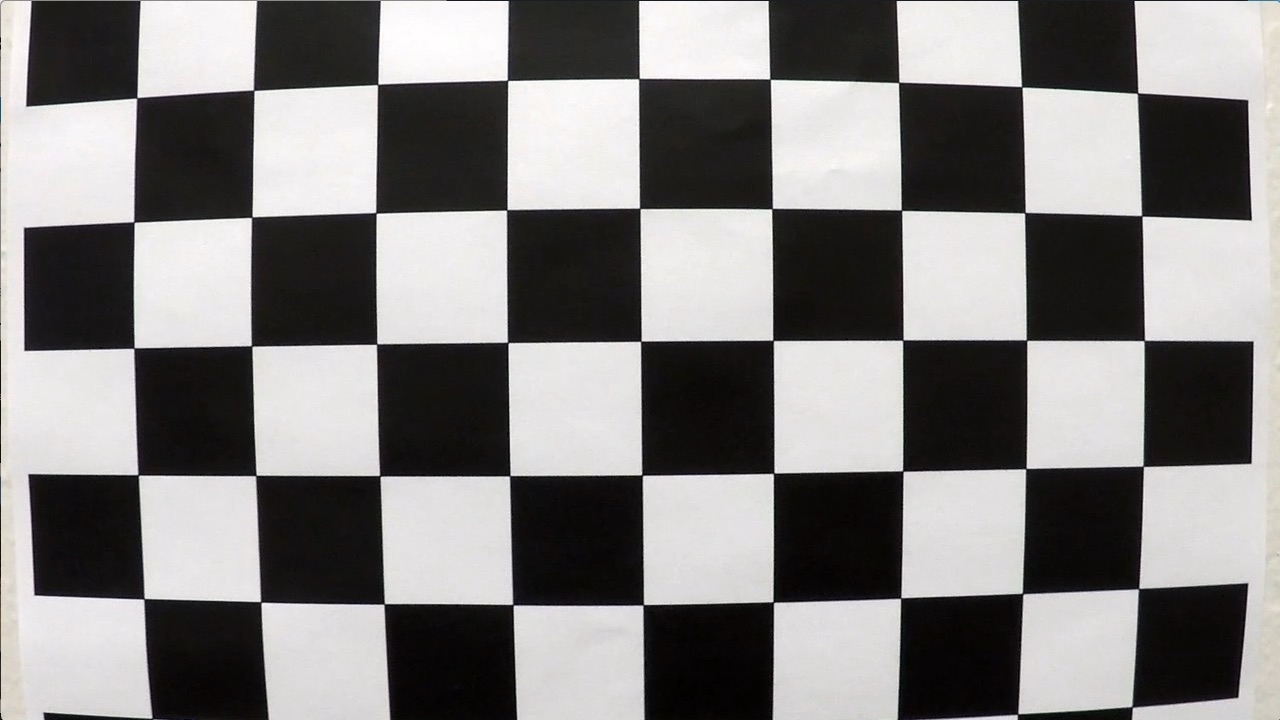
#> input picture lane_detection/calibrate_imgs/calibration1.jpg, 1280 x 720 px
$ python -i laneDetection.py   (imports and definitions only)
#> lines starting #> are read from the running program, lines starting #| are printed output that depends on the picture; after the words box and inside, x2 and y2 are one past the last pixel; in counts of white or black regions, pixels touching at a corner belong together
### lane_detection/src/utils.py
import cv2 as cv
import numpy as np
import pickle
from numba import float32, uint16

##################  TEST CONFIG #################################
VIDEO_PATH = 'D:\Bosch-Future-Mobility-BKBUILDER\lane_detection\\video\\bosch_test_3.mp4'
# VIDEO_PATH = 'D:\Bosch-Future-Mobility-BKBUILDER\lane_detection\\video\project_video.mp4'
IMG_DIR = 'D:\Bosch-Future-Mobility-BKBUILDER\lane_detection\test_images'
SAVE_DIR = 'D:\Bosch-Future-Mobility-BKBUILDER\lane_detection\src\save'
CAL_IMG_DIR =  'D:\Bosch-Future-Mobility-BKBUILDER\lane_detection\calibrate_imgs'
CALIBRATE_PICKLE = 'D:\Bosch-Future-Mobility-BKBUILDER\lane_detection\src\save\calibration.pkl'
IMG_SIZE  = [640, 360]
#####################   END TEST CONFIG  ########################

################    NUMBA-JIT CONFIG    #########################

SPEC_PROCESSOR = [
    ('gaussian_kernel_size', uint16),
    ('sobel_kernel_size', uint16),
    ('lower_white', uint16[:]),
    ('upper_white', uint16[:]),
]

SPEC_LANEDETECTION = [
    ('ym_per_pix', float32),
    ('xm_per_pix', float32)
]

################### END JIT CONFIG  ##############################

##################  HELPER FUNCTIONS    ###########################
# [31 lines left out: functions extract_frames, save_pkl, load_pkl, not called in this run]

#####################################################################

class Trackbars:

    def __init__(self):

        self.initPointTrackings([100, 100, 100, 100])

    def initPointTrackings(self, initVals, width = IMG_SIZE[1], height = IMG_SIZE[0]):
        """
        :params: initVals = (Width Top, Height Top, Width Bottom, Height Bottom)
        """
        cv.namedWindow('ViewPerspective')
        cv.resizeWindow("ViewPerspective", 360, 240)
        cv.createTrackbar("Width Top", "ViewPerspective", initVals[0], width , self.doNothing)
        cv.createTrackbar("Height Top", "ViewPerspective", initVals[1], height, self.doNothing)
        cv.createTrackbar("Width Bottom", "ViewPerspective", initVals[2], width , self.doNothing)
        cv.createTrackbar("Height Bottom", "ViewPerspective", initVals[3], height, self.doNothing)

    # [8 lines left out: function getValPoints, not called in this run]


    def initPreprocessing(self):
        pass

    def valPreprocessing(self):
        pass

    def doNothing(self):
        pass

### lane_detection/src/laneDetection.py
import cv2 as cv
import numpy as np
import matplotlib.pyplot as plt
from utils import Trackbars, SPEC_PROCESSOR, SPEC_LANEDETECTION
from numba import *
from numba.experimental import jitclass

# @jitclass(SPEC_PROCESSOR)
class Preprocessor:

    def __init__(self):
        self.gaussian_kernel_size = 5 # Size of gaussian kernel
        self.sobel_kernel_size = 3
        self.lower_white = np.array([0, 160, 10])
        self.upper_white = np.array([255, 255, 255])
        self.tracker = Trackbars()
        print("Init processing images")

    def grey_scale(self, img):
        return cv.cvtColor(img, cv.COLOR_BGR2GRAY)

    def gaussian_blur(self, img):
        return cv.GaussianBlur(img, (3,3), 0)

    def threshold(self, img):
        ret, img = cv.threshold(img, 220, 225, cv.THRESH_BINARY)
        return img

    def hls_threshold(self, img, lower = 200, upper = 255):
        hls = cv.cvtColor(img, cv.COLOR_RGB2HLS)

        # This is for testing
        s_binary = hls
        # s_channel = hls[:,:,1]

        # # Creating image masked in S channel
        # s_binary = np.zeros_like(s_channel)
        # s_binary[(s_channel >= lower) & (s_channel <= upper)] = 1
        return s_binary

    # [64 lines left out: functions sobel_threshold, mag_thresh, dir_thresh, lab_b_channel, not called in this run]

    def warpImg(self, img):

        H = img.shape[0]
        W = img.shape[1]
        wTop = 112
        hTop = 186
        wBot = 100
        hBot = 208
        birdeyeView = dict()

        src = np.array([[wTop, hTop], [W- wTop, hTop], [wBot, hBot], [W- wBot, hBot]], dtype = np.float32)
        # dst = np.float32([[32,0],[100,0],[100,128],[32,128]])

        # src =   self.tracker.getValPoints(W, H)
        dst = np.float32([[0,0], [W,0], [0,H], [W,H]])

        transform_view = cv.getPerspectiveTransform(src, dst)
        inverse_transform_view = cv.getPerspectiveTransform(dst, src)

        birdeye = cv.warpPerspective(img, transform_view, (W, H), flags=cv.INTER_LINEAR)           # Eye-bird view
        birdeyeLeft = birdeye[:, :W//2]
        birdeyeRight = birdeye[:, W//2: ]

        birdeyeView['birdeye'] = birdeye
        # birdeyeView['birdeye'] = img
        birdeyeView['left'] = birdeyeLeft
        birdeyeView['right'] = birdeyeRight
        birdeyeView['src'] = src
        birdeyeView['dst'] = dst

        return birdeyeView, transform_view, inverse_transform_view

    def process(self, img):

        results = dict()
        H, W, C = img.shape

        # img = cv.resize(img, (640, 360))
        birdeyeView, transformed_view, invMatrixTransform = self.warpImg(img)

        hsl_bin = self.hls_threshold(birdeyeView['birdeye'])
        mask = cv.inRange(birdeyeView['birdeye'], self.lower_white, self.upper_white)
        hls_bin = cv.bitwise_and(birdeyeView['birdeye'], birdeyeView['birdeye'], mask=mask)

        gray = self.grey_scale(hls_bin)
        _, thresh = cv.threshold(gray, 150, 255, cv.THRESH_BINARY)
        blur = cv.GaussianBlur(thresh, (3, 3), 0)
        canny = cv.Canny(blur, 40, 60)

        """
        lab_b_bin = self.lab_b_channel(warpedImg, thresh=(185, 255))

        # Gradient thresholding with sobel x
        x_bin = self.sobel_threshold(warpedImg, orient='x', lower = 20, upper = 100)

        # Gradient thresholding with sobel y
        y_bin = self.sobel_threshold(warpedImg, orient='y', lower=50, upper=150)

        # Magnitude of gradient thresholding
        mag_bin = self.mag_thresh(warpedImg, thresh_min=0, thresh_max=255)

        # Direction of gradient thresholding
        dir_bin = self.dir_thresh(warpedImg, thresh_min=0, thresh_max=np.pi/2)

        combined = np.zeros_like(x_bin)
        combined[(hsl_bin == 1) | (lab_b_bin == 1)] = 1
        """

        results["birdeye"] = birdeyeView
        results['inverse_transform'] = invMatrixTransform
        results['transformed_view'] = transformed_view
        results['hsl_bin'] = hsl_bin
        results['gray'] = gray
        results['thresh'] = thresh
        results['blur'] = blur
        results['canny'] = canny

        return results


# @jitclass(SPEC_LANEDETECTION)
class LaneDetection:

    # [263 lines left out: functions __init__, slide_window_search, margin_search, measure_lane_curvature, draw_lane_lines, offCenter and 1 more, not called in this run]

>>> import cv2
>>> picture = cv2.imread('../calibrate_imgs/calibration1.jpg')
#> picture is the input picture: shape (720, 1280, 3); mean B, G, R 127.8, 128.4, 130.1
>>> result = Preprocessor().process(picture)
#> in warpImg, `birdeye = cv.warpPerspective(img, transform_view, (W, H), flags=cv.INT..`:
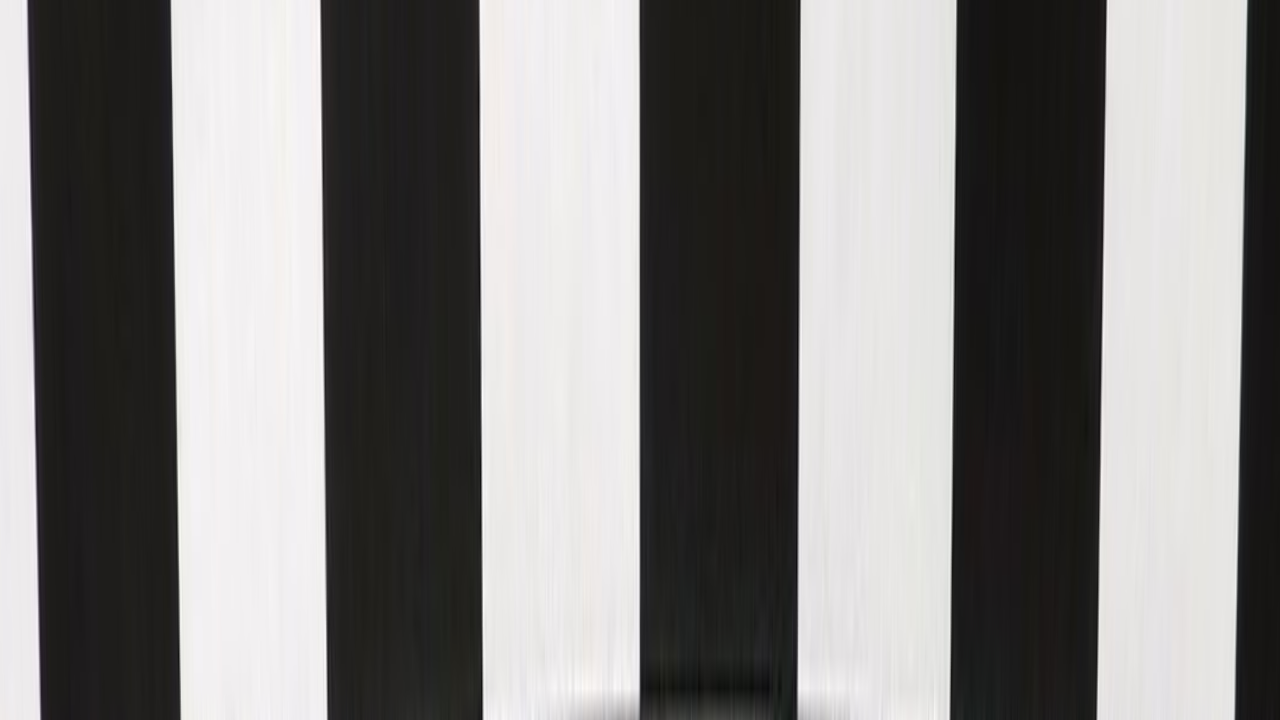
#> birdeye: shape (720, 1280, 3); mean B, G, R 129, 130, 131.4
#> in warpImg, `birdeyeRight = birdeye[:, W//2: ]`:
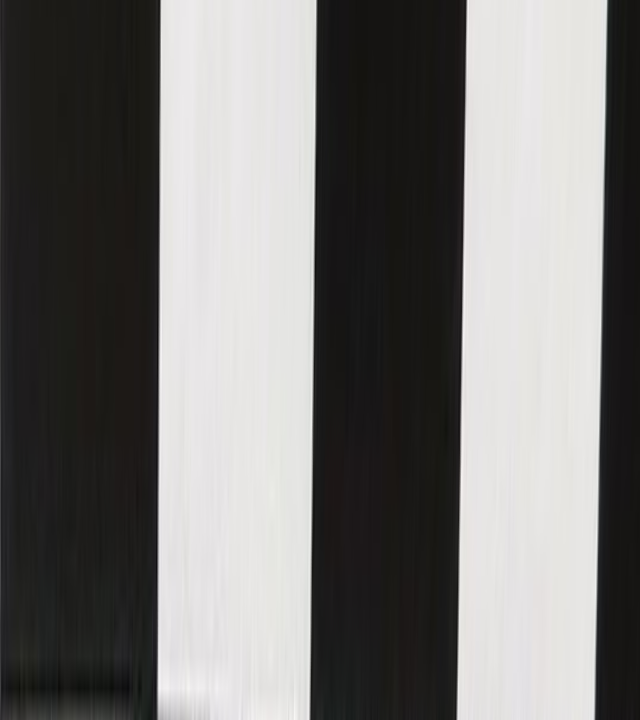
#> birdeyeRight: shape (720, 640, 3); mean B, G, R 117.7, 119.1, 120.3
#> in process, `birdeyeView, transformed_view, invMatrixTransform = self.warpImg(img)`: birdeyeView = 5 items; transformed_view = [[1.5, 0.818, -320.3], [1.45e-15, 41.43, -7706.4], [4.89e-20, 0.00128, 1]]; invMatrixTransform = [[0.825, -0.0198, 112], [0, 0.0241, 186], [0, -3.09e-05, 1]]
#> in hls_threshold, `hls = cv.cvtColor(img, cv.COLOR_RGB2HLS)`: hls: shape (720, 1280, 3); mean of channels 0, 1, 2 107.5, 130.2, 16.7
#> in process, `mask = cv.inRange(birdeyeView['birdeye'], self.lower_white, self.upper..`:
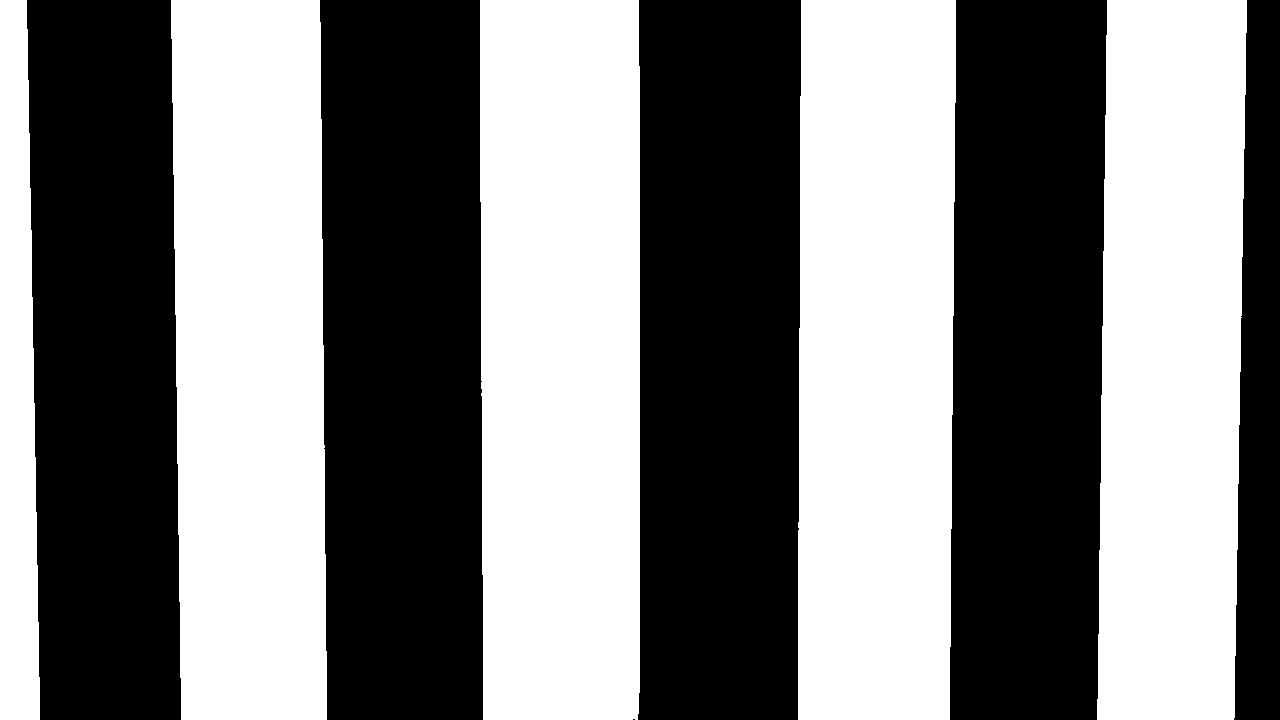
#> mask: shape (720, 1280); 49.4% white; 5 white regions, box (x1, y1, x2, y2) and area: (480, 0, 640, 720) 114107, (798, 0, 956, 720) 110704, (171, 0, 327, 720) 106291, (1097, 0, 1247, 720) 99833, (0, 0, 40, 720) 24259
#> in process, `hls_bin = cv.bitwise_and(birdeyeView['birdeye'], birdeyeView['birdeye'..`:
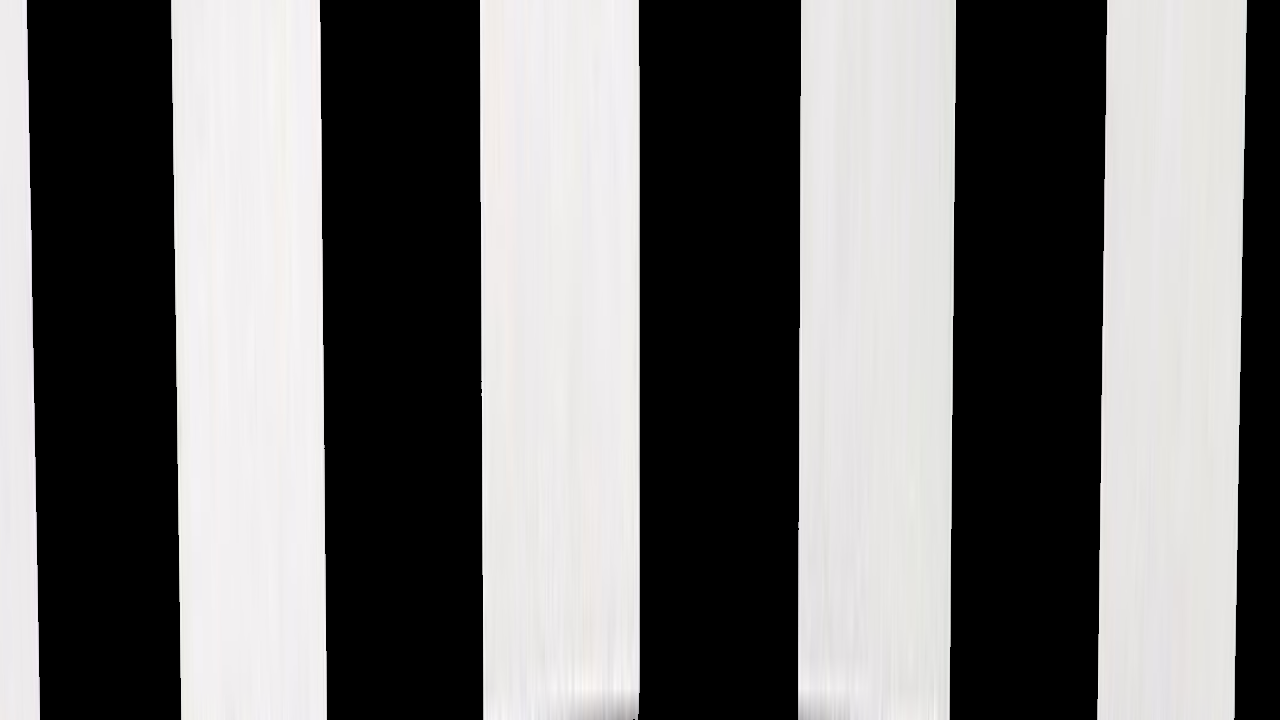
#> hls_bin: shape (720, 1280, 3); mean of channels 0, 1, 2 114.9, 115.1, 116; drawn as B, G, R
#> in process, `canny = cv.Canny(blur, 40, 60)`:
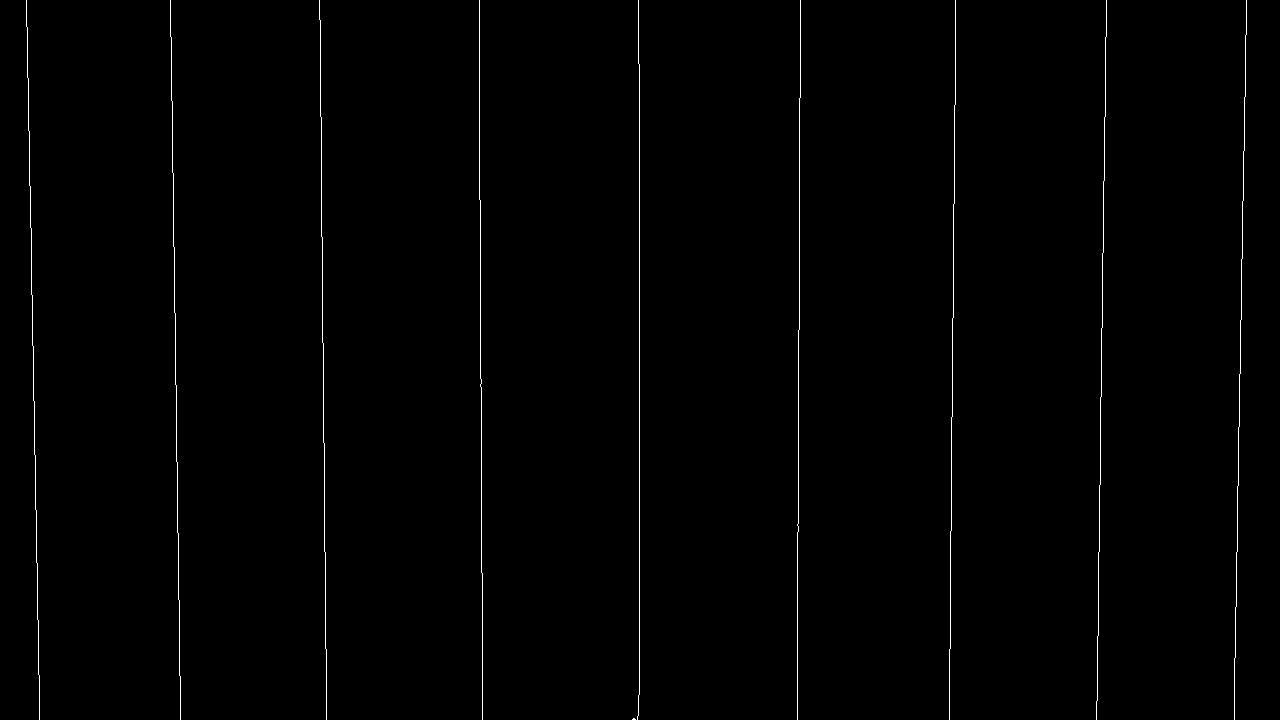
#> canny: shape (720, 1280); 0.7% white in thin lines or dots
#> result = 8 items

$ run again, on lane_detection/calibrate_imgs/calibration12.jpg
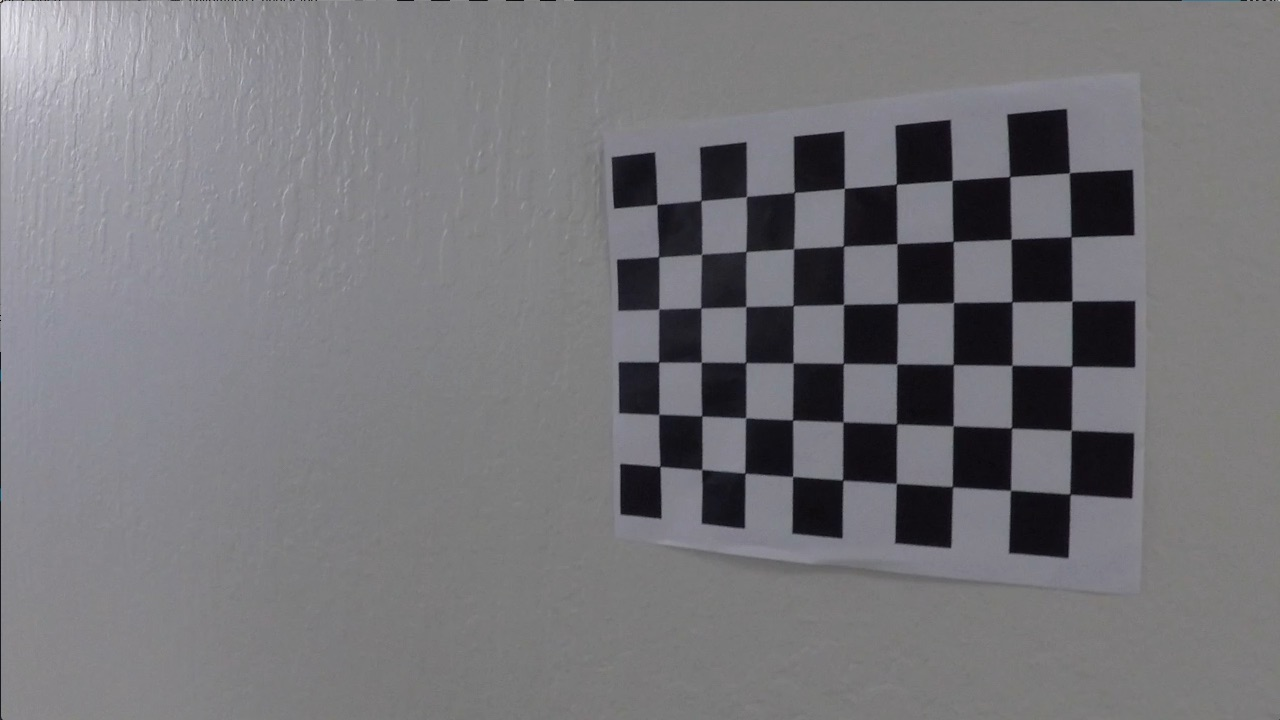
#> input picture lane_detection/calibrate_imgs/calibration12.jpg, 1280 x 720 px
#> picture is the input picture: shape (720, 1280, 3); mean B, G, R 121.6, 117.6, 118.5
#> in warpImg, `birdeyeRight = birdeye[:, W//2: ]`:
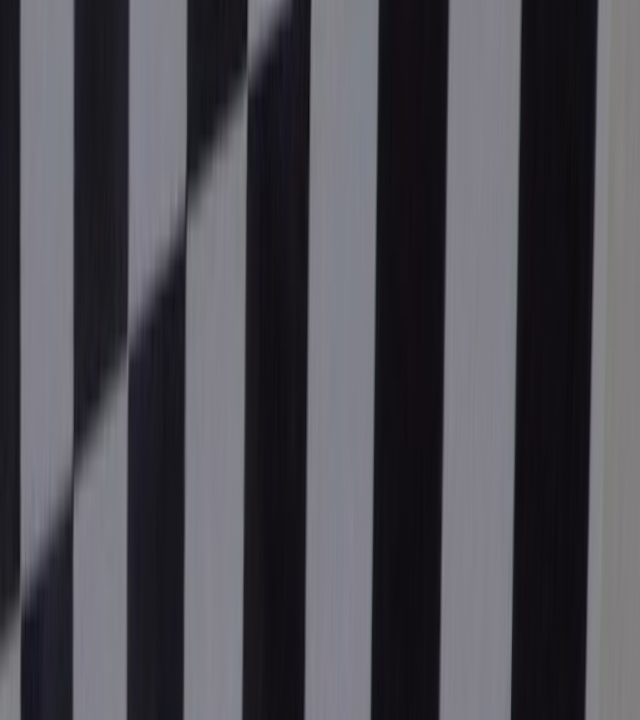
#> birdeyeRight: shape (720, 640, 3); mean B, G, R 81.9, 75.2, 76.3
#> birdeyeView = 5 items; transformed_view = [[1.5, 0.818, -320.3], [1.45e-15, 41.43, -7706.4], [4.89e-20, 0.00128, 1]]; invMatrixTransform = [[0.825, -0.0198, 112], [0, 0.0241, 186], [0, -3.09e-05, 1]]
#> hls: shape (720, 1280, 3); mean of channels 0, 1, 2 118.7, 106.1, 13.5
#> mask: shape (720, 1280); 0.18% white in thin lines or dots, all inside (x1, y1, x2, y2) = (0, 0, 215, 720)
#> in process, `canny = cv.Canny(blur, 40, 60)`:
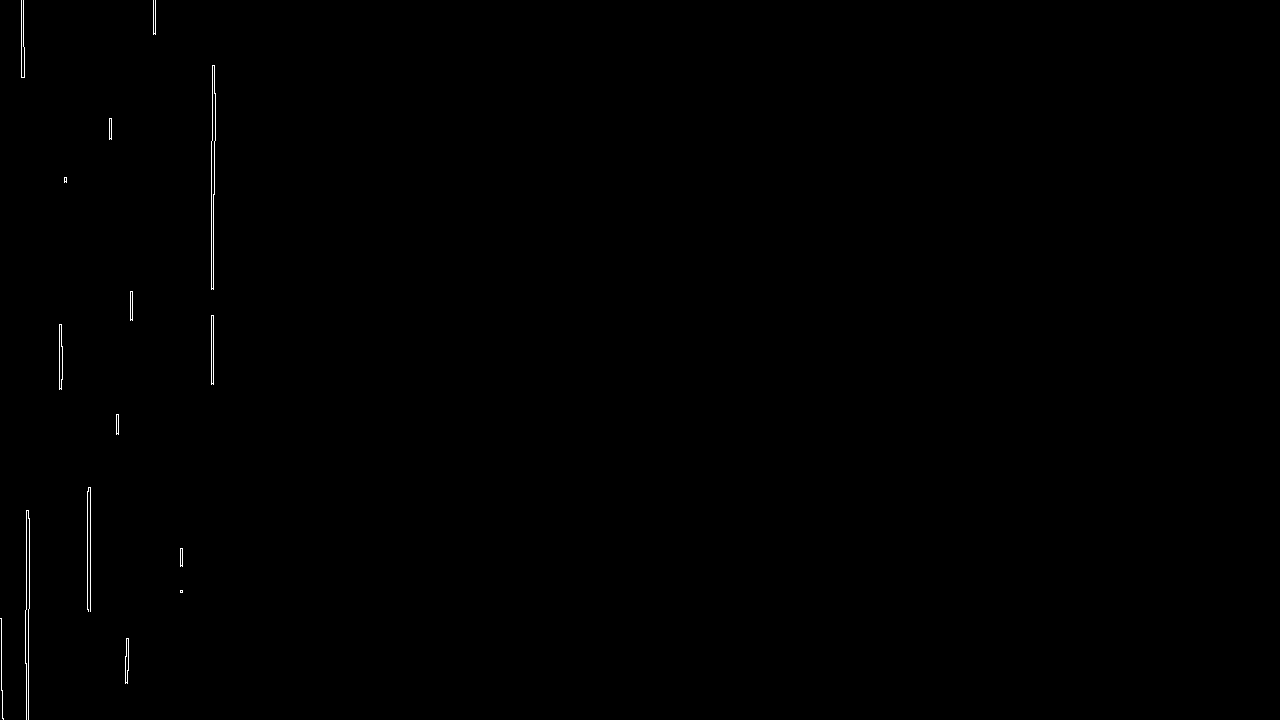
#> canny: shape (720, 1280); 0.22% white in thin lines or dots, all inside (x1, y1, x2, y2) = (0, 0, 216, 720)
#> result = 8 items
